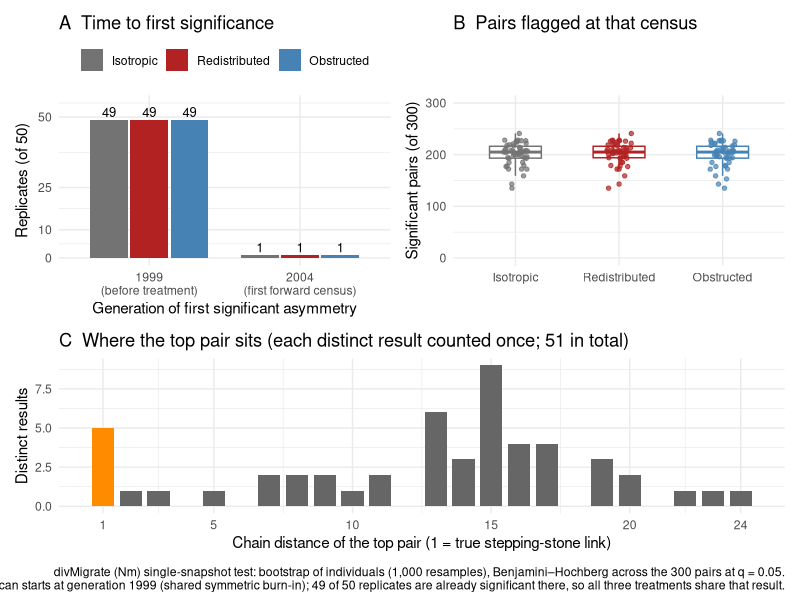

Recreate this plot in R.
# divmigrate_first_significance_fig.R
# [dropped thread] time to first significance, 50 reps (OUR BH z-test) -> media/fig-divmigrate-first-significance.png
# Run from the manuscript repo root.
# Recovered from the 2026-09-24..27 working session scratchpad.

suppressPackageStartupMessages({library(ggplot2); library(dplyr); library(patchwork)})
x <- read.csv("data/time_to_first_significance.csv") |>
  mutate(Treatment = factor(Treatment, c("Isotropic", "Redistributed", "Obstructed")),
         dist = abs(as.integer(sub("Pop", "", from)) - as.integer(sub("Pop", "", to))))
cols <- c(Isotropic = "grey45", Redistributed = "firebrick", Obstructed = "steelblue")
th <- theme_minimal(base_size = 11) + theme(legend.position = "none")
cnt <- x |> count(Treatment, first_sig_gen)
pA <- ggplot(cnt, aes(factor(first_sig_gen), n, fill = Treatment)) +
  geom_col(position = position_dodge(0.8), width = 0.75) +
  geom_text(aes(label = n), position = position_dodge(0.8), vjust = -0.3, size = 3.3) +
  scale_fill_manual(values = cols) + scale_y_continuous(limits = c(0, 55), breaks = c(0, 10, 25, 50)) +
  scale_x_discrete(labels = c("1999" = "1999\n(before treatment)", "2004" = "2004\n(first forward census)")) +
  labs(x = "Generation of first significant asymmetry", y = "Replicates (of 50)", fill = NULL, title = "A  Time to first significance") +
  th + theme(legend.position = "top")
pB <- ggplot(x, aes(Treatment, n_sig_pairs, colour = Treatment)) +
  geom_boxplot(outlier.shape = NA, width = 0.5) + geom_jitter(width = 0.12, height = 0, size = 1.2, alpha = 0.7) +
  scale_colour_manual(values = cols) + scale_y_continuous(limits = c(0, 300)) +
  labs(x = NULL, y = "Significant pairs (of 300)", title = "B  Pairs flagged at that census") + th
dd <- x |> distinct(Replicate, first_sig_gen, from, to, dist) |> count(dist)
pC <- ggplot(dd, aes(dist, n)) + geom_col(fill = "grey40", width = 0.8) +
  geom_col(data = filter(dd, dist == 1), fill = "darkorange", width = 0.8) +
  scale_x_continuous(breaks = c(1, 5, 10, 15, 20, 24)) +
  labs(x = "Chain distance of the top pair (1 = true stepping-stone link)", y = "Distinct results", title = "C  Where the top pair sits (each distinct result counted once; 51 in total)") + th
p <- (pA | pB) / pC + plot_layout(heights = c(1.1, 1)) +
  plot_annotation(caption = paste0("divMigrate (Nm) single-snapshot test: bootstrap of individuals (1,000 resamples), Benjamini–Hochberg across the 300 pairs at q = 0.05.\n",
                                   "Scan starts at generation 1999 (shared symmetric burn-in); 49 of 50 replicates are already significant there, so all three treatments share that result."))
ggsave("media/fig-divmigrate-first-significance.png", p, width = 10, height = 7.5, dpi = 150)
u <- distinct(x, Replicate, first_sig_gen, from, to, dist); cat("distinct results:", nrow(u), " top-pair distance median", median(u$dist), "; adjacent (d=1):", sum(u$dist == 1), "\n")
print(x |> group_by(Treatment) |> summarise(median_pairs = median(n_sig_pairs), range = paste(range(n_sig_pairs), collapse = "-")))
